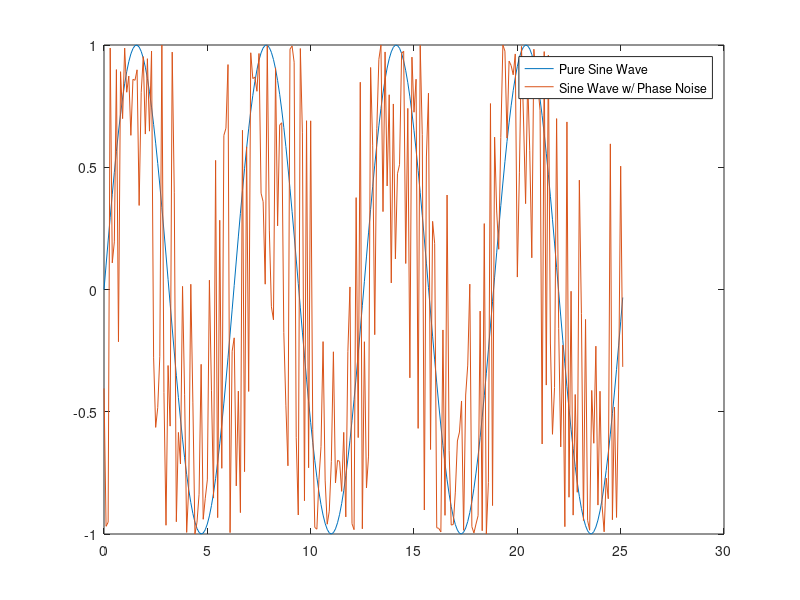

This figure's MATLAB source:
%% Inputs
numCycles = 4;
theta = 0:0.1:numCycles * 2*pi;
omega = 1;
phaseNoiseRange = 3; % Eg. if 1, noise will range from -0.5 to 0.5

%% Begin Script
phaseNoise = rand(1, length(theta))*phaseNoiseRange - phaseNoiseRange/2;
pureWav = sin(omega*theta);
phaseNoiseWav = sin(omega*theta + phaseNoise);

plot(theta, pureWav, theta, phaseNoiseWav);
legend('Pure Sine Wave','Sine Wave w/ Phase Noise');